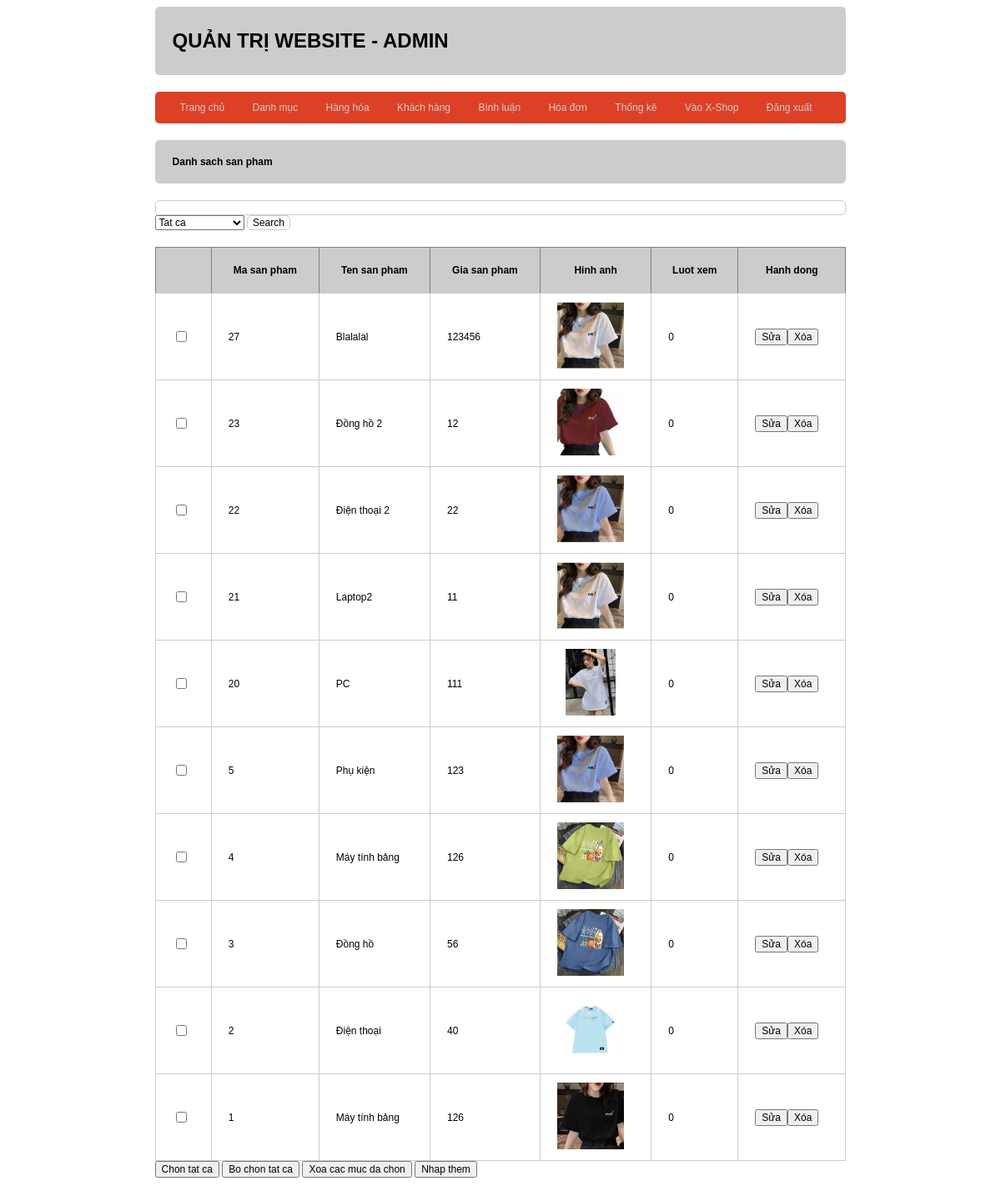
/admin/index.php?act=listsp, run on the app's committed database.
### tables this page shows
CREATE TABLE `san_pham` (
  `id` int(11) NOT NULL,
  `name` varchar(255) NOT NULL,
  `price` double(10,2) NOT NULL DEFAULT 0.00,
  `image` varchar(255) DEFAULT NULL,
  `mo_ta` text DEFAULT NULL,
  `view` int(11) NOT NULL DEFAULT 0,
  `iddm` int(11) NOT NULL
);

### model/pdo.php (called while the page is built, shortened)
<?php
function pdo_get_connection(){
    $dburl = "mysql:host=localhost;dbname=duanmau_ph23939;charset=utf8";
    $username = 'root';
    $password = '';
    $conn = new PDO($dburl, $username, $password);
    $conn->setAttribute(PDO::ATTR_ERRMODE, PDO::ERRMODE_EXCEPTION);
    return $conn;
}
function pdo_query($sql){
    $sql_args = array_slice(func_get_args(), 1);
    try{
        $conn = pdo_get_connection();
        $stmt = $conn->prepare($sql);
        $stmt->execute($sql_args);
        $rows = $stmt->fetchAll();
        return $rows;
    }
    catch(PDOException $e){
        throw $e;
    }
    finally{
        unset($conn);
    }
}

### model/san_pham.php (called while the page is built, shortened)
<?php
function loadAll_sanpham_index($kyw="",$iddm=0){
    $sql ="select * from san_pham where 1";
    $sql.=" order by id desc";
    $listsanpham=pdo_query($sql);
    return $listsanpham;
}
 ?>

### admin/sanpham/list.php (the view, shortened to what this page needs)
<div class="row">
            <div class="row formtitle">
                <h1>Danh sach san pham</h1>
            </div>
            <div class="row formcontent">
                <form action="index.php?act=listsp" method="post">
                    <input type="text" name="kyw" id="">
                    <select name="iddm" id="">
                        <option value="0" selected>Tat ca</option>
                    </select>
                    <input type="submit" name="list_search" value="Search">
                </form>
            </div>
            <div class="row formdsloai">
                <table border="1">
                    <tr style="background-color: rgb(206, 202, 202);">
                        <th></th>
                        <th>Ma san pham</th>
                        <th>Ten san pham</th>
                        <th>Gia san pham</th>
                        <th>Hinh anh</th>
                        <th>Luot xem</th>
                        <th>Hanh dong</th>
                    </tr>
                    <?php
                    foreach ($listsanpham as $sanpham) {
                        extract($sanpham);
                        $suasp = "index.php?act=suasp&id=".$id;
                        $xoasp = "index.php?act=xoasp&id=".$id;
                        $imagePath = "../Uploads/".$image;
                        if(is_file($imagePath)){
                            $image = "<img src='".$imagePath."' height= '80'>";
                        } else{
                            $image = "No image";
                        }?>
                        <tr>
                            <td><input type="checkbox" name="" id=""></td>
                            <td><?=$id?></td>
                            <td><?=$name?></td>
                            <td><?=$price?></td>
                            <td><?=$image?></td>
                            <td><?=$view?></td>
                            <td><a href="<?=$suasp?>"><input type="button" value="Sửa" name="" id=""></a><a href="javascript:confirmDelete('<?=$xoasp?>')"><input type="button" value="Xóa"></a></td>
                        </tr>
                    <?php }?>
                </table>
            </div>
            <div class="row mb10">
                <input type="button" value="Chon tat ca">
                <input type="button" value="Bo chon tat ca">
                <input type="button" value="Xoa cac muc da chon">
                <a href="index.php?act=addsp"><input type="button" value="Nhap them"></a>
            </div>
        </div>
    </div>

### view/css/style.css (style rules this page uses)
* { box-sizing: border-box; font-family: sans-serif; font-size: 1vw; }
.row { float: left; width: 100%; }
.mb10 { margin-bottom: 10px; }
.formtaikhoan input[type="text"], .formtaikhoan input[type="password"], .formtaikhoan input[type="email"], .formcontent input[type="text"] { width: 100%; border: 1px #ccc solid; border-radius: 5px; }
.formtaikhoan input[type="submit"], .formtaikhoan input[type="reset"], .formtaikhoan input[type="button"], .formcontent input[type="submit"], .formcontent input[type="reset"], .formcontent input[type="button"], .searchbox input[type="submit"] { background-color: #fff; border: 1px #ccc solid; border-radius: 5px; }
.formtitle { background-color: #ccc; border: 1px #ccc solid; font-size: 1.5vw; color: rgb(0, 0, 0); border-radius: 5px; padding: 10px 20px; }
.formcontent { padding: 20px 0px; }
.formdsloai table { width: 100%; border-collapse: collapse; }
.formdsloai table th { padding: 20px; background-color: #ccc; }
.formdsloai table td { padding: 10px 20px; border: 1px #ccc solid; }
* { box-sizing: border-box }

### data on the page
san_pham: id "27", name "Blalalal", price "123456", image (picture), view "0"
san_pham: id "23", name "Đồng hồ 2", price "12", image (picture), view "0"
san_pham: id "22", name "Điện thoại 2", price "22", image (picture), view "0"
san_pham: id "21", name "Laptop2", price "11", image (picture), view "0"
san_pham: id "20", name "PC", price "111", image (picture), view "0"
san_pham: id "5", name "Phụ kiện", price "123", image (picture), view "0"
san_pham: id "4", name "Máy tính bảng", price "126", image (picture), view "0"
san_pham: id "3", name "Đồng hồ", price "56", image (picture), view "0"
san_pham: id "2", name "Điện thoại", price "40", image (picture), view "0"
san_pham: id "1", name "Máy tính bảng", price "126", image (picture), view "0"
